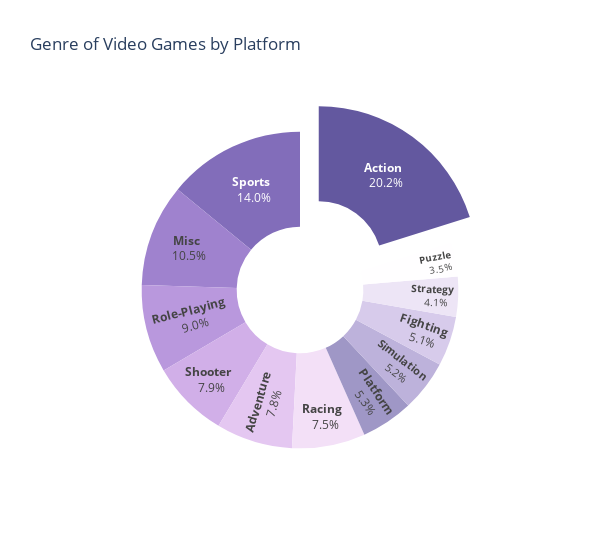

This figure's notebook cell:
### Code cell
Genre_df=df.Genre.value_counts(normalize=True,dropna=False).reset_index()
Genre_df=Genre_df[Genre_df['proportion']>.03]
Genre_df['proportion']=100*Genre_df['proportion']
Genre_df['pull']=0.0
Genre_df.loc[0, 'pull'] = 0.2

fig = px.pie(Genre_df, values='proportion', names='Genre', title='Genre of Video Games by Platform',
             hole=.4,color_discrete_sequence=px.colors.sequential.Purp_r,
            hover_data={},
            width=600)


fig.update_traces( texttemplate = "<b>%{label}</b> <br> %{value:.1f}%",
                   hovertemplate = "<b>%{label}</b> <br> Genre of Total Video Games Released: %{value:.2f}%",
                 textinfo='value+label',
                  showlegend=False, textposition='inside',
                 pull=Genre_df['pull'])
fig.show()

### Figure 1 — Plotly figure (JSON) as saved in the notebook; plotly's stock layout.template omitted (floating-point values rounded to 4 significant figures)
{"data": [{"domain": {"x": [0, 1], "y": [0, 1]}, "hole": 0.4, "hovertemplate": "<b>%{label}</b> <br> Genre of Total Video Games Released: %{value:.2f}%", "labels": ["Action", "Sports", "Misc", "Role-Playing", "Shooter", "Adventure", "Racing", "Platform", "Simulation", "Fighting", "Strategy", "Puzzle"], "legendgroup": "", "name": "", "pull": [0.2, 0, 0, 0, 0, 0, 0, 0, 0, 0, 0, 0], "showlegend": false, "textinfo": "value+label", "textposition": "inside", "texttemplate": "<b>%{label}</b> <br> %{value:.1f}%", "type": "pie", "values": [20.16, 14.04, 10.47, 8.973, 7.915, 7.795, 7.472, 5.312, 5.229, 5.079, 4.086, 3.47]}], "layout": {"legend": {"tracegroupgap": 0}, "piecolorway": ["rgb(99, 88, 159)", "rgb(130, 109, 186)", "rgb(159, 130, 206)", "rgb(185, 152, 221)", "rgb(209, 175, 232)", "rgb(228, 199, 241)", "rgb(243, 224, 247)"], "title": {"text": "Genre of Video Games by Platform"}, "width": 600}}
